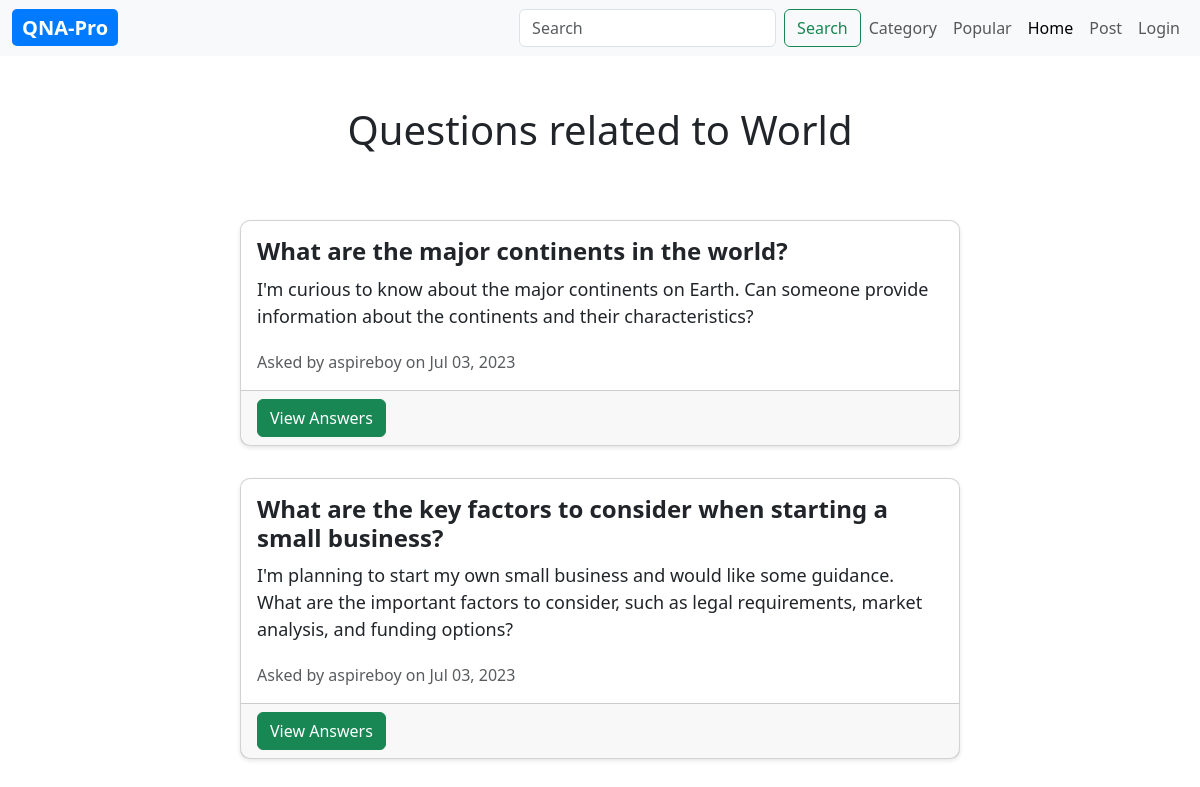
Page /each_category/1 on the committed database.
### main/models.py (models this page shows, shortened)
class Question(models.Model):
    author = models.ForeignKey(User,on_delete=models.CASCADE)
    title = models.CharField(max_length=200)
    description = models.TextField()
    created_at = models.DateTimeField(auto_now_add=True)
    updated_at = models.DateTimeField(auto_now=True)
    category_id = models.IntegerField(default=0)

### main/views.py (the view)
# urls.py: path('each_category/<int:catid>',views.each_category,name='each_category'),
def each_category(request,catid):
    questions = Question.objects.filter(category_id=catid).order_by('-created_at')
    context = {
        'questions' : questions ,
        'catid':catid,
    }
    return render(request, 'nlp_templates/each_category.html', context)

### main/templates/nlp_templates/each_category.html (shortened to what this page needs)
{% extends 'main/base.html' %}
{% block content %}
{% if catid == 1 %}
                <h1 class="text-center my-5">Questions related to World</h1>
        {% elif catid == 2 %}
                <h1 class="text-center my-5">Questions related to Sports</h1>
        {% elif catid == 3 %}
                <h1 class="text-center my-5">Questions related to Business</h1>
        {% elif catid == 4 %}
                <h1 class="text-center my-5">Questions related to Science</h1>
{% endif %}
    <div class="container">
        {% for question in questions %}
        <div class="row">
            <div class="col-md-8 mx-auto my-3">
                <div class="card">
                    <div class="card-body">
                        <h5 class="card-title">{{ question.title }}</h5>
                        <p class="card-text">{{ question.description }}</p>
                        <p class="text-muted mb-0">Asked by {{ question.author.username }} on {{ question.created_at|date:"M d, Y" }}</p>
                    </div>
                    <div class="card-footer">
                        <a href="{% url 'view_answer' question.id %}" class="btn btn-success">View Answers</a>
                     </div>
                </div>
            </div>
        </div>
        {% endfor %}
    </div>
{% endblock %}

### main/templates/nlp_templates/each_category.html (style rules this page uses)
.container { margin-top: 50px; }
.card { border-radius: 10px; box-shadow: 0px 2px 4px rgba(0, 0, 0, 0.1); transition: all 0.3s ease-in-out; }
.card-title { font-size: 24px; font-weight: bold; margin-bottom: 10px; }
.card-text { font-size: 18px; line-height: 1.5; margin-bottom: 20px; }
.text-muted { font-size: 16px; margin-top: 10px; }

### rows in the picture
Question: title "What are the major continents in the world?", description "I'm curious to know about the major continents on Earth. Can someone provide information about the continents and their characteristics?", author.username "aspireboy", created_at "Jul 03, 2023"
Question: title "What are the key factors to consider when starting a small business?", description "I'm planning to start my own small business and would like some guidance. What are the important factors to consider, such as legal requirements, market analysis, and funding options?", author.username "aspireboy", created_at "Jul 03, 2023"
